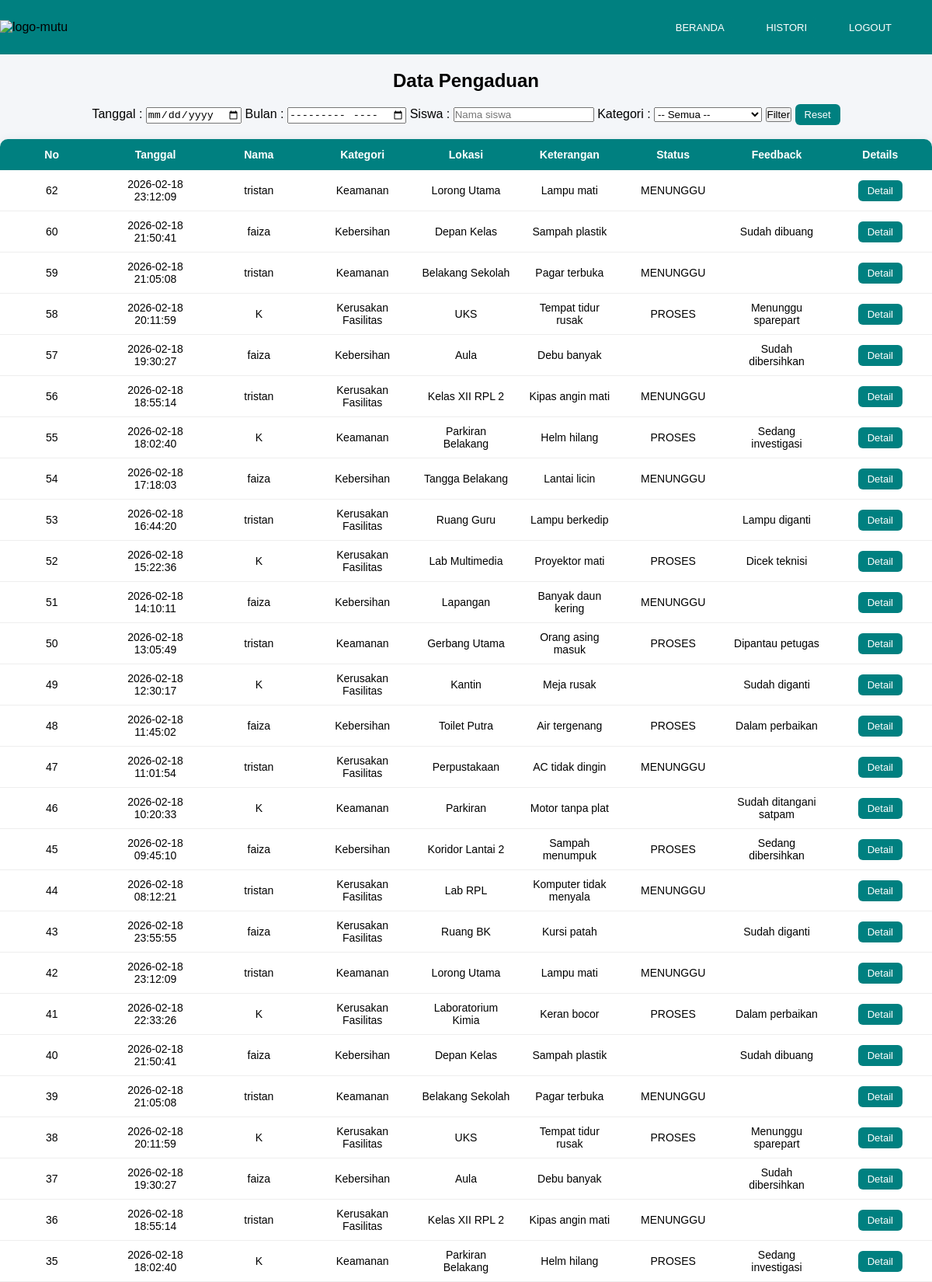
The page /admin/data-pengaduan.php (signed in, upper part) on the database its author committed.
### tables this page shows
CREATE TABLE `laporan` (
  `id` int(11) NOT NULL,
  `id_user` int(11) NOT NULL,
  `kategori` varchar(50) NOT NULL,
  `lokasi` varchar(100) NOT NULL,
  `keterangan` text NOT NULL,
  `status` enum('PROSES','MENUNGGU','BERHASIL','') NOT NULL DEFAULT 'MENUNGGU',
  `feedback` text NOT NULL,
  `tanggal` datetime DEFAULT current_timestamp()
);

CREATE TABLE `users` (
  `id` int(11) NOT NULL,
  `nama` varchar(100) DEFAULT NULL,
  `username` varchar(50) DEFAULT NULL,
  `nis` varchar(20) DEFAULT NULL,
  `kelas` varchar(20) DEFAULT NULL,
  `password` varchar(255) DEFAULT NULL,
  `role` enum('admin','user') DEFAULT 'user'
);

### admin/data-pengaduan.php (the view, shortened to what this page needs)
<?php
include "../koneksi.php";
$where = "WHERE laporan.status != 'BERHASIL'";
$query = mysqli_query(
    $koneksi,
    "SELECT laporan.*, users.nama
     FROM laporan
     JOIN users ON laporan.id_user = users.id
     $where
     ORDER BY laporan.id DESC"
);
?>
<!DOCTYPE html>
<html>
<head>
</head>
<body>
    <div class="header">
        <div class="logo"><img
                src="https://www.smkmutucikampek.sch.id/wp-content/uploads/2021/06/cropped-SMK-MUTU-500-x-160-px.png"
                alt="logo-mutu"></div>
        <div class="nav-menu">
            <ul>
                <a href="index.php">
                    <li>BERANDA</li>
                </a>
                <a href="histori-pengaduan2.php">
                    <li>HISTORI</li>
                </a>
                <a href="../logout.php">
                    <li>LOGOUT</li>
                </a>
            </ul>
        </div>
    </div>
    <div class="container">
        <h2>Data Pengaduan</h2>
        <form method="GET" style="margin-bottom:20px; text-align:center;">
            Tanggal :
            <input type="date" name="tanggal">
            Bulan :
            <input type="month" name="bulan">
            Siswa :
            <input type="text" name="nama" placeholder="Nama siswa">
            Kategori :
            <select name="kategori">
                <option value="">-- Semua --</option>
            </select>
            <button type="submit">Filter</button>
            <a href="data-pengaduan.php">Reset</a>
        </form>
        <table>
            <tr>
                <th>No</th>
                <th>Tanggal</th>
                <th>Nama</th>
                <th>Kategori</th>
                <th>Lokasi</th>
                <th>Keterangan</th>
                <th>Status</th>
                <th>Feedback</th>
                <th>Details</th>
            </tr>
            <?php while ($data = mysqli_fetch_assoc($query)) { ?>
                <tr>
                    <td>
                        <?= $data['id']; ?>
                    </td>
                    <td>
                        <?= $data['tanggal']; ?>
                    </td>
                     <td>
                        <?= $data['nama']; ?>
                    </td>
                    <td>
                        <?= $data['kategori']; ?>
                    </td>
                    <td>
                        <?= $data['lokasi']; ?>
                    </td>
                    <td>
                        <?= $data['keterangan']; ?>
                    </td>
                    <td>
                        <?= $data['status']; ?>
                    </td>
                    <td>
                        <?= $data['feedback']; ?>
                    </td>
                    <td>
                        <a href="detail-pengaduan.php?id=<?= $data['id']; ?>">
                            Detail
                        </a>
                    </td>
                </tr>
            <?php } ?>
        </table>
    </div>
</body>
</html>

### admin/data-pengaduan.php (style rules this page uses)
* { margin: 0; padding: 0; }
body { font-family: Arial, sans-serif; background-color: #f4f6f9; }
h2 { text-align: center; margin-bottom: 20px; }
table { width: 100%; border-collapse: collapse; background-color: white; border-radius: 10px; overflow: hidden; box-shadow: 0 4px 15px rgba(0, 0, 0, 0.1); }
th { background-color: #008080; color: white; padding: 12px; font-size: 14px; }
td { padding: 10px; text-align: center; font-size: 14px; border-bottom: 1px solid #eee; word-wrap: break-word; word-break: break-word; max-width: 200px; }
table { width: 100%; table-layout: fixed; }
a { text-decoration: none; background-color: #008080; color: white; padding: 6px 12px; border-radius: 6px; font-size: 13px; transition: 0.2s; }
.container { max-width: 1200px; margin: auto; }
a { text-decoration: none; color: white; }
.header { width: 100%; height: 70px; background-color: #008080; font-family: "Poppins", sans-serif; display: flex; align-items: center; margin-bottom: 20px; }
.nav-menu { margin-left: auto; margin-right: 40px; }
.nav-menu ul { list-style: none; display: flex; gap: 30px; }
.nav-menu ul li { color: white; font-weight: 500; cursor: pointer; }
.logo img { height: 55px; width: auto; object-fit: contain; }

### rows shown on the page
laporan: id "62", tanggal "2026-02-18 23:12:09", id_user.nama "tristan", kategori "Keamanan", lokasi "Lorong Utama", keterangan "Lampu mati", status "MENUNGGU"
laporan: id "60", tanggal "2026-02-18 21:50:41", id_user.nama "faiza", kategori "Kebersihan", lokasi "Depan Kelas", keterangan "Sampah plastik", feedback "Sudah dibuang"
laporan: id "59", tanggal "2026-02-18 21:05:08", id_user.nama "tristan", kategori "Keamanan", lokasi "Belakang Sekolah", keterangan "Pagar terbuka", status "MENUNGGU"
laporan: id "58", tanggal "2026-02-18 20:11:59", id_user.nama "K", kategori "Kerusakan Fasilitas", lokasi "UKS", keterangan "Tempat tidur rusak", status "PROSES", feedback "Menunggu sparepart"
laporan: id "57", tanggal "2026-02-18 19:30:27", id_user.nama "faiza", kategori "Kebersihan", lokasi "Aula", keterangan "Debu banyak", feedback "Sudah dibersihkan"
laporan: id "56", tanggal "2026-02-18 18:55:14", id_user.nama "tristan", kategori "Kerusakan Fasilitas", lokasi "Kelas XII RPL 2", keterangan "Kipas angin mati", status "MENUNGGU"
laporan: id "55", tanggal "2026-02-18 18:02:40", id_user.nama "K", kategori "Keamanan", lokasi "Parkiran Belakang", keterangan "Helm hilang", status "PROSES", feedback "Sedang investigasi"
laporan: id "54", tanggal "2026-02-18 17:18:03", id_user.nama "faiza", kategori "Kebersihan", lokasi "Tangga Belakang", keterangan "Lantai licin", status "MENUNGGU"
laporan: id "53", tanggal "2026-02-18 16:44:20", id_user.nama "tristan", kategori "Kerusakan Fasilitas", lokasi "Ruang Guru", keterangan "Lampu berkedip", feedback "Lampu diganti"
laporan: id "52", tanggal "2026-02-18 15:22:36", id_user.nama "K", kategori "Kerusakan Fasilitas", lokasi "Lab Multimedia", keterangan "Proyektor mati", status "PROSES", feedback "Dicek teknisi"
laporan: id "51", tanggal "2026-02-18 14:10:11", id_user.nama "faiza", kategori "Kebersihan", lokasi "Lapangan", keterangan "Banyak daun kering", status "MENUNGGU"
laporan: id "50", tanggal "2026-02-18 13:05:49", id_user.nama "tristan", kategori "Keamanan", lokasi "Gerbang Utama", keterangan "Orang asing masuk", status "PROSES", feedback "Dipantau petugas"
laporan: id "49", tanggal "2026-02-18 12:30:17", id_user.nama "K", kategori "Kerusakan Fasilitas", lokasi "Kantin", keterangan "Meja rusak", feedback "Sudah diganti"
laporan: id "48", tanggal "2026-02-18 11:45:02", id_user.nama "faiza", kategori "Kebersihan", lokasi "Toilet Putra", keterangan "Air tergenang", status "PROSES", feedback "Dalam perbaikan"
laporan: id "47", tanggal "2026-02-18 11:01:54", id_user.nama "tristan", kategori "Kerusakan Fasilitas", lokasi "Perpustakaan", keterangan "AC tidak dingin", status "MENUNGGU"
laporan: id "46", tanggal "2026-02-18 10:20:33", id_user.nama "K", kategori "Keamanan", lokasi "Parkiran", keterangan "Motor tanpa plat", feedback "Sudah ditangani satpam"
laporan: id "45", tanggal "2026-02-18 09:45:10", id_user.nama "faiza", kategori "Kebersihan", lokasi "Koridor Lantai 2", keterangan "Sampah menumpuk", status "PROSES", feedback "Sedang dibersihkan"
laporan: id "44", tanggal "2026-02-18 08:12:21", id_user.nama "tristan", kategori "Kerusakan Fasilitas", lokasi "Lab RPL", keterangan "Komputer tidak menyala", status "MENUNGGU"
laporan: id "43", tanggal "2026-02-18 23:55:55", id_user.nama "faiza", kategori "Kerusakan Fasilitas", lokasi "Ruang BK", keterangan "Kursi patah", feedback "Sudah diganti"
laporan: id "42", tanggal "2026-02-18 23:12:09", id_user.nama "tristan", kategori "Keamanan", lokasi "Lorong Utama", keterangan "Lampu mati", status "MENUNGGU"
laporan: id "41", tanggal "2026-02-18 22:33:26", id_user.nama "K", kategori "Kerusakan Fasilitas", lokasi "Laboratorium Kimia", keterangan "Keran bocor", status "PROSES", feedback "Dalam perbaikan"
laporan: id "40", tanggal "2026-02-18 21:50:41", id_user.nama "faiza", kategori "Kebersihan", lokasi "Depan Kelas", keterangan "Sampah plastik", feedback "Sudah dibuang"
laporan: id "39", tanggal "2026-02-18 21:05:08", id_user.nama "tristan", kategori "Keamanan", lokasi "Belakang Sekolah", keterangan "Pagar terbuka", status "MENUNGGU"
laporan: id "38", tanggal "2026-02-18 20:11:59", id_user.nama "K", kategori "Kerusakan Fasilitas", lokasi "UKS", keterangan "Tempat tidur rusak", status "PROSES", feedback "Menunggu sparepart"
laporan: id "37", tanggal "2026-02-18 19:30:27", id_user.nama "faiza", kategori "Kebersihan", lokasi "Aula", keterangan "Debu banyak", feedback "Sudah dibersihkan"
laporan: id "36", tanggal "2026-02-18 18:55:14", id_user.nama "tristan", kategori "Kerusakan Fasilitas", lokasi "Kelas XII RPL 2", keterangan "Kipas angin mati", status "MENUNGGU"
laporan: id "35", tanggal "2026-02-18 18:02:40", id_user.nama "K", kategori "Keamanan", lokasi "Parkiran Belakang", keterangan "Helm hilang", status "PROSES", feedback "Sedang investigasi"
